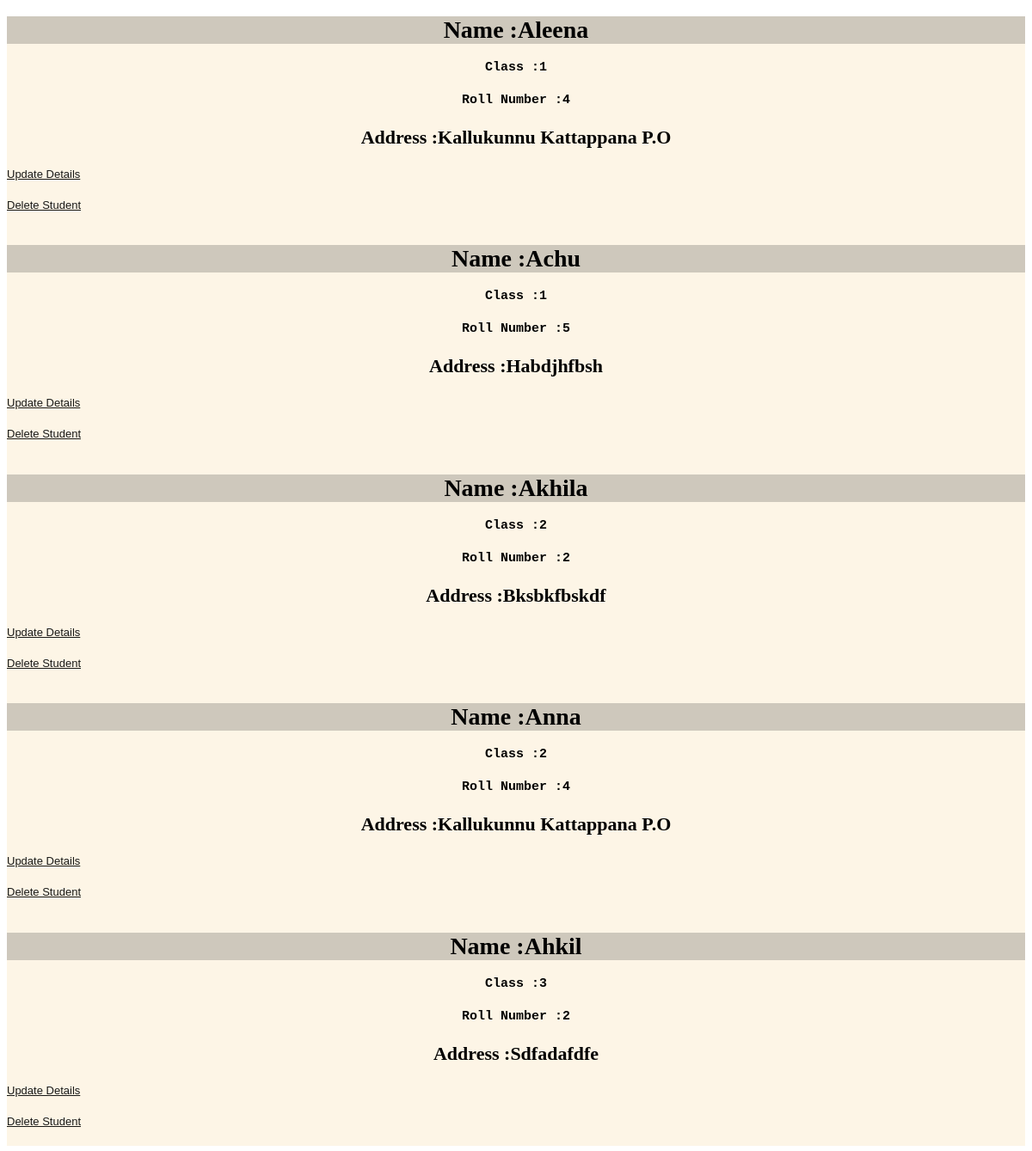
The page / on the database its author committed.
### administrator/models.py (models this page shows, shortened)
class school(models.Model):
	stname = models.CharField(max_length=15)
	stcls = models.IntegerField()
	stroll = models.IntegerField()
	staddr = models.CharField(max_length=150)

### administrator/views.py (the view)
# urls.py: 2. Add a URL to urlpatterns:  path('', Home.as_view(), name='home')
class Home(ListView):
	model = school
	template_name = 'administrator/home.html'
	ordering = ['stcls',"stroll"]

### administrator/templates/administrator/home.html
{% extends 'administrator/base.html' %}
{% load static %}
{% block content %}
	<head>
		<link rel="stylesheet" type="text/css" href="{% static '/home.css' %}">
	</head>
	{% for detail in object_list %}
		<h1>Name :{{detail.stname}}</h1>
		<small>Class :{{detail.stcls}}</small><br>
		<small>Roll Number :{{detail.stroll}}</small>
		<h3>Address :{{detail.staddr}}</h3>
		<a href = "{% url 'updatestud' detail.pk%} "> Update Details</a><br>
		<a href = "{% url 'deletestud' detail.pk%} "> Delete Student</a><br>
	{% endfor %}
{% endblock%}

### administrator/templates/administrator/base.html (shortened to what this page needs)
<!DOCTYPE html>
<html>
<head>
	<link rel="stylesheet" href="">
</head>
<body>
	<div class = "container ">
		{% block content %}
		{% endblock %}
	</div>
</body>
</html>

### administrator/static/home.css (style rules this page uses)
body { justify-content: center; }
.container { background-color: oldlace; font-family: sans-serif; font-size: large; text-transform: capitalize; }
h1 { background-color: #cec8bc; font-family: fantasy; font-size: 28px; display: flex; justify-content: center; }
small { font-family: monospace; font-size: 15px; font-weight: bold; display: flex; justify-content: center; }
h3 { font-family: serif; font-size: 22px; display: flex; justify-content: center; }
a { color: #191917; padding: 1em , 1.5em; text-transform: capitalize; font-size: 13px; display: flex; justify-content: start; flex-direction: row; }

### rows shown on the page
school: stname "Aleena", stcls "1", stroll "4", staddr "Kallukunnu Kattappana P.o"
school: stname "Achu", stcls "1", stroll "5", staddr "Habdjhfbsh"
school: stname "Akhila", stcls "2", stroll "2", staddr "Bksbkfbskdf"
school: stname "Anna", stcls "2", stroll "4", staddr "Kallukunnu Kattappana P.o"
school: stname "Ahkil", stcls "3", stroll "2", staddr "Sdfadafdfe"
